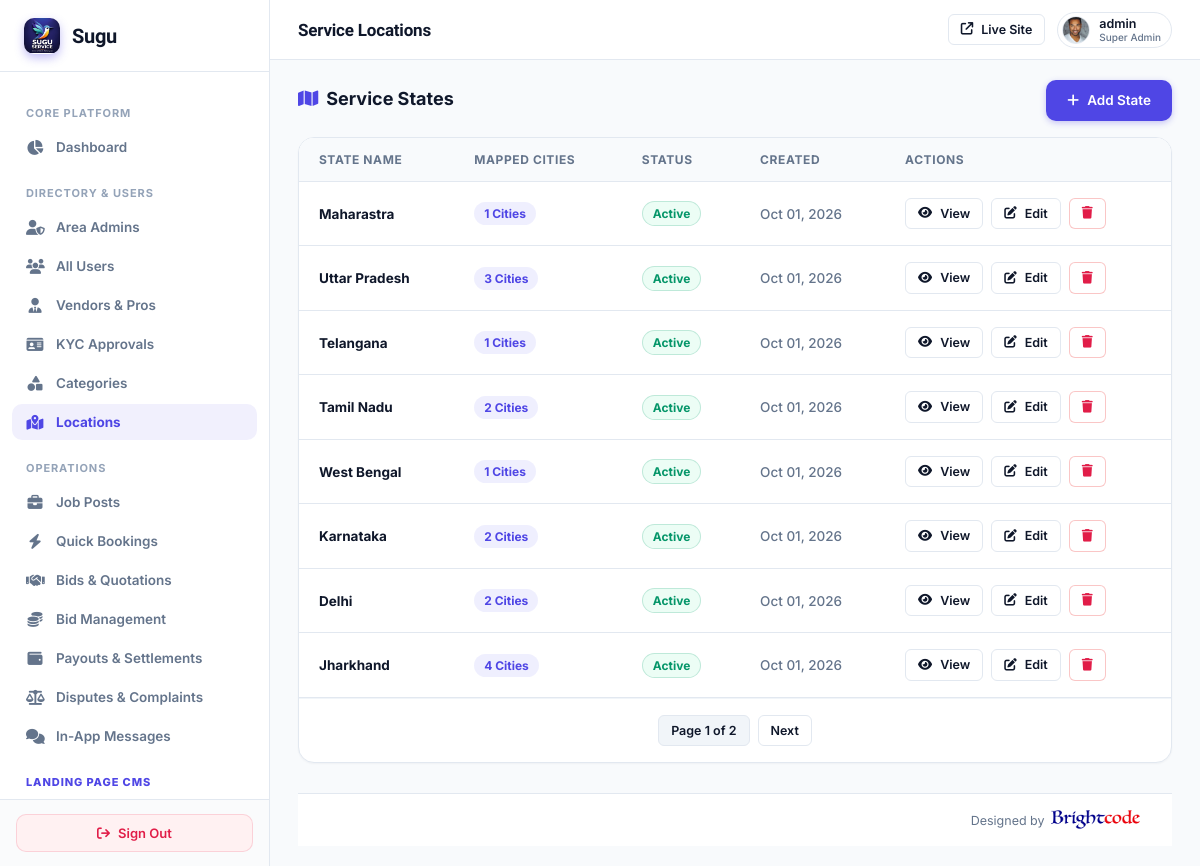
The app's page /super-admin/locations/ (signed in) with its own data.
### myapp/models.py (models this page shows, shortened)
class CustomUser(AbstractUser):
    ROLE_CHOICES = (
        ('ADMIN', 'Admin'),
        ('VENDOR', 'Vendor'),
        ('USER', 'User'),
    )
    role = models.CharField(max_length=20, choices=ROLE_CHOICES, default='USER')
    assigned_state = models.CharField(max_length=100, blank=True, null=True, help_text="Assigned State/Territory for Area Admin")
    assigned_city = models.CharField(max_length=100, blank=True, null=True, help_text="Assigned City (optional) for Area Admin")

class UserProfile(models.Model):
    user = models.OneToOneField(CustomUser, on_delete=models.CASCADE, related_name='user_profile')
    phone_number = models.CharField(max_length=20, blank=True, null=True)
    city = models.CharField(max_length=100, blank=True, null=True)
    state = models.CharField(max_length=100, blank=True, null=True)
    profile_image = models.ImageField(upload_to='user_profiles/', null=True, blank=True)

class State(models.Model):
    STATUS_CHOICES = (
        ('active', 'Active'),
        ('inactive', 'Inactive'),
    )
    name = models.CharField(max_length=100, unique=True)
    status = models.CharField(max_length=20, choices=STATUS_CHOICES, default='active')
    created_at = models.DateTimeField(default=timezone.now)

### myapp/super_admin_views.py (the view)
# urls.py: path('super-admin/locations/', super_admin_views.super_admin_locations, name='super_admin_locations'),
@sa_required
def super_admin_locations(request):
    loc_queryset = Location.objects.all().order_by('-created_at')
    state_queryset = State.objects.all().order_by('-created_at')
    loc_paginator = Paginator(loc_queryset, 8)
    loc_page = request.GET.get('loc_page', 1)
    try:
        locations = loc_paginator.page(loc_page)
    except (EmptyPage, PageNotAnInteger):
        locations = loc_paginator.page(1)
    state_paginator = Paginator(state_queryset, 8)
    state_page = request.GET.get('state_page', 1)
    try:
        states = state_paginator.page(state_page)
    except (EmptyPage, PageNotAnInteger):
        states = state_paginator.page(1)
    for st in states:
        st.state_cities = Location.objects.filter(state=st.name)
        st.cities_count = st.state_cities.count()
    context = {
        'states': states,
        'state_page': state_page,
        'total_states': state_paginator.count,
    }
    return render(request, 'superadmin/cms_locations.html', context)

### myapp/super_admin_views.py (called while the page is built)
def sa_required(view_func):
    from functools import wraps
    @wraps(view_func)
    def wrapper(request, *args, **kwargs):
        if not request.user.is_authenticated or not request.user.is_superuser:
            return redirect(f'{LOGIN_URL}?next={request.path}')
        return view_func(request, *args, **kwargs)
    return wrapper

### templates/superadmin/cms_locations.html (shortened to what this page needs)
{% extends 'superadmin/base.html' %}
{% block header_title %}Service Locations{% endblock %}
{% block content %}
<div style="margin-bottom: 16px; display: flex; justify-content: space-between; align-items: center; flex-wrap: wrap; gap: 14px;">
  <div>
    <h3 style="font-size: 18px; font-weight: 700; color: var(--text-main); margin: 0 0 4px;">
      <i class="fa-solid fa-map" style="color: var(--accent); margin-right: 8px;"></i>Service States
    </h3>
  </div>
  <a href="{% url 'super_admin_state_create' %}" class="btn btn-primary">
    <i class="fa-solid fa-plus"></i> Add State
  </a>
</div>
<div class="card" style="padding: 0; overflow: hidden; margin-bottom: 30px;">
  <div class="table-container" style="border: none; border-radius: 0; box-shadow: none;">
    <table>
      <thead>
        <tr>
          <th>State Name</th>
          <th>Mapped Cities</th>
          <th>Status</th>
          <th>Created</th>
          <th>Actions</th>
        </tr>
      </thead>
      <tbody>
        {% for st in states %}
        <tr>
          <td><strong>{{ st.name }}</strong></td>
          <td>
            <span class="badge" style="background: rgba(99, 102, 241, 0.1); color: var(--accent); font-weight: 700;">
              {{ st.cities_count|default:"0" }} Cities
            </span>
          </td>
          <td><span class="badge {% if st.status == 'active' %}active{% else %}inactive{% endif %}">{{ st.get_status_display }}</span></td>
          <td style="color: var(--text-muted);">{{ st.created_at|date:"M d, Y" }}</td>
          <td>
            <div style="display: flex; gap: 8px;">
              <button type="button" onclick="document.getElementById('city-{{ st.id }}').style.display = document.getElementById('city-{{ st.id }}').style.display === 'none' ? 'table-row' : 'none'" class="btn btn-outline btn-sm">
                <i class="fa-solid fa-eye"></i> View
              </button>
              <a href="{% url 'super_admin_state_edit' st.id %}" class="btn btn-outline btn-sm">
                <i class="fa-solid fa-pen-to-square"></i> Edit
              </a>
              <a href="{% url 'super_admin_state_delete' st.id %}" class="btn btn-outline btn-sm" style="border-color: rgba(239,68,68,0.3); color: var(--danger);" onclick="return confirm('Delete state?');">
                <i class="fa-solid fa-trash"></i>
              </a>
            </div>
          </td>
        </tr>
        {% empty %}
        <tr><td colspan="5" style="text-align: center; padding: 36px; color: var(--text-muted);">No states created yet.</td></tr>
        {% endfor %}
      </tbody>
    </table>
  </div>
  {% if states.has_other_pages %}
  <div style="padding: 16px; border-top: 1px solid #f1f5f9; display: flex; justify-content: center;">
    <div style="display: flex; gap: 8px;">
      <span class="btn btn-outline btn-sm" style="background: #f1f5f9; cursor: default;">Page {{ states.number }} of {{ states.paginator.num_pages }}</span>
      {% if states.has_next %}
      <a href="?state_page={{ states.next_page_number }}" class="btn btn-outline btn-sm">Next</a>
      {% endif %}
    </div>
  </div>
  {% endif %}
</div>
{% endblock %}

### templates/superadmin/base.html (shortened to what this page needs)
{% load static %}
<!DOCTYPE html>
<html lang="en">
<head>
  <link rel="stylesheet" href="https://cdnjs.cloudflare.com/ajax/libs/font-awesome/6.5.2/css/all.min.css">
</head>
<body>
  <aside class="sidebar">
    <a href="{% url 'super_admin_dashboard' %}" class="sidebar-brand">
      <div class="sidebar-brand-icon" style="background:transparent;padding:0;overflow:hidden;display:flex;align-items:center;justify-content:center;">
        <img src="{% static 'images/logo.png' %}" alt="Sugu" style="height:36px;width:auto;object-fit:contain;">
      </div>
      <span>Sugu</span>
    </a>
    <div class="sidebar-nav">
      <div class="nav-section">Core Platform</div>
      <a href="{% url 'super_admin_dashboard' %}" class="nav-item {% if request.path == '/super-admin/' %}active{% endif %}">
        <i class="fa-solid fa-chart-pie"></i>
        <span>Dashboard</span>
      </a>
      <div class="nav-section">Directory & Users</div>
      <a href="{% url 'super_admin_area_admins' %}" class="nav-item {% if 'area-admins' in request.path %}active{% endif %}">
        <i class="fa-solid fa-user-shield"></i>
        <span>Area Admins</span>
      </a>
      <a href="{% url 'super_admin_users' %}" class="nav-item {% if 'users' in request.path and 'area-admins' not in request.path and 'landing' not in request.path %}active{% endif %}">
        <i class="fa-solid fa-users"></i>
        <span>All Users</span>
      </a>
      <a href="{% url 'super_admin_vendors' %}" class="nav-item {% if 'vendors' in request.path %}active{% endif %}">
        <i class="fa-solid fa-user-tie"></i>
        <span>Vendors & Pros</span>
      </a>
      <a href="{% url 'super_admin_kyc' %}" class="nav-item {% if 'kyc' in request.path %}active{% endif %}">
        <i class="fa-solid fa-id-card"></i>
        <span>KYC Approvals</span>
      </a>
      <a href="{% url 'super_admin_categories' %}" class="nav-item {% if '/categories/' in request.path %}active{% endif %}">
        <i class="fa-solid fa-shapes"></i>
        <span>Categories</span>
      </a>
      <a href="{% url 'super_admin_locations' %}" class="nav-item {% if '/locations/' in request.path %}active{% endif %}">
        <i class="fa-solid fa-map-location-dot"></i>
        <span>Locations</span>
      </a>
      <div class="nav-section">Operations</div>
      <a href="{% url 'super_admin_jobs' %}" class="nav-item {% if 'jobs' in request.path and 'landing' not in request.path %}active{% endif %}">
        <i class="fa-solid fa-briefcase"></i>
        <span>Job Posts</span>
      </a>
      <a href="{% url 'super_admin_quick_services' %}" class="nav-item {% if '/super-admin/quick-services' in request.path and 'landing' not in request.path %}active{% endif %}">
        <i class="fa-solid fa-bolt"></i>
        <span>Quick Bookings</span>
      </a>
      <a href="{% url 'super_admin_bids' %}" class="nav-item {% if 'bids' in request.path and 'landing' not in request.path %}active{% endif %}">
        <i class="fa-solid fa-handshake"></i>
        <span>Bids & Quotations</span>
      </a>
      <a href="{% url 'super_admin_bid_plans' %}" class="nav-item {% if 'bid-plans' in request.path or 'subscriptions' in request.path %}active{% endif %}">
        <i class="fa-solid fa-coins"></i>
        <span>Bid Management</span>
      </a>
      <a href="{% url 'super_admin_payouts' %}" class="nav-item {% if 'payouts' in request.path %}active{% endif %}">
        <i class="fa-solid fa-wallet"></i>
        <span>Payouts &amp; Settlements</span>
      </a>
      <a href="{% url 'super_admin_disputes' %}" class="nav-item {% if 'disputes' in request.path %}active{% endif %}">
        <i class="fa-solid fa-scale-balanced"></i>
        <span>Disputes &amp; Complaints</span>
      </a>
      <a href="{% url 'super_admin_messages' %}" class="nav-item {% if 'messages' in request.path %}active{% endif %}">
        <i class="fa-solid fa-comments"></i>
        <span>In-App Messages</span>
      </a>
      <div class="nav-section" style="color: var(--accent); font-weight: 800;">Landing Page CMS</div>
      <a href="{% url 'super_admin_landing_quick_services' %}" class="nav-item {% if '/landing/quick-services' in request.path %}active{% endif %}">
      </a>
    </div>
    <div class="sidebar-footer">
      <a href="{% url 'logout' %}" class="btn-logout">
        <i class="fa-solid fa-arrow-right-from-bracket"></i>
        <span>Sign Out</span>
      </a>
    </div>
  </aside>
  <main class="main-area">
    <header class="header">
      <div class="header-title">
        {% block header_title %}Control Center{% endblock %}
      </div>
      <div class="header-actions">
        <a href="/" target="_blank" class="btn btn-outline btn-sm" title="Preview Public Site">
          <i class="fa-solid fa-arrow-up-right-from-square"></i>
          <span>Live Site</span>
        </a>
        <div class="admin-profile" style="display: flex; align-items: center; gap: 9px; padding: 3px 10px 3px 4px; background: #ffffff; border-radius: 20px; border: 1px solid #e2e8f0;">
          {% if request.user.user_profile.profile_image %}
            <img src="{{ request.user.user_profile.profile_image.url }}" alt="{{ request.user.username }}" style="width: 28px; height: 28px; border-radius: 50%; object-fit: cover; border: 1px solid #e2e8f0; flex-shrink: 0;">
          {% else %}
            <div class="avatar" style="width: 28px; height: 28px; font-size: 12px; background: #f1f5f9; color: #475569; border: 1px solid #e2e8f0;">
              {{ request.user.username|slice:":1"|upper }}
            </div>
          {% endif %}
          <div style="font-size: 12.5px; font-weight: 600; color: #0f172a; line-height: 1.2;">
            {{ request.user.username }}
            <span style="display: block; font-size: 10px; color: #64748b; font-weight: 500;">Super Admin</span>
          </div>
        </div>
      </div>
    </header>
    <div class="content-wrapper" style="display:flex; flex-direction:column; min-height:calc(100vh - 64px);">
      <div class="content-container" style="flex:1;">
        {% block content %}{% endblock %}
      </div>
      <footer class="superadmin-footer" style="padding:16px 32px; background:#ffffff; border-top:1px solid #e2e8f0; display:flex; justify-content:flex-end; align-items:center; font-size:12.5px; color:#64748b; margin-top:auto;">
        <div style="display:flex; align-items:center; gap:6px;">
          <span>Designed by</span>
          <a href="https://www.brightcodess.com/" target="_blank" rel="noopener noreferrer" style="display:inline-flex; align-items:center; text-decoration:none;">
            <img src="/static/assets/images/brightcode.png" alt="Brightcode" style="height:20px; vertical-align:middle; display:inline-block;" onerror="this.style.display='none'; this.nextElementSibling.style.display='inline';"><span style="display:none; color:#007bff; font-weight:600;">Brightcode</span>
          </a>
        </div>
      </footer>
    </div>
  </main>
</body>
</html>

### records on screen
CustomUser: user.user_profile.profile_image (picture), user.username "admin"
State: name "Maharastra", cities_count "1", status "Active", created_at "Oct 01, 2026"
State: name "Uttar Pradesh", cities_count "3", status "Active", created_at "Oct 01, 2026"
State: name "Telangana", cities_count "1", status "Active", created_at "Oct 01, 2026"
State: name "Tamil Nadu", cities_count "2", status "Active", created_at "Oct 01, 2026"
State: name "West Bengal", cities_count "1", status "Active", created_at "Oct 01, 2026"
State: name "Karnataka", cities_count "2", status "Active", created_at "Oct 01, 2026"
State: name "Delhi", cities_count "2", status "Active", created_at "Oct 01, 2026"
State: name "Jharkhand", cities_count "4", status "Active", created_at "Oct 01, 2026"

### other values on screen
{{ states.number }} "1"
{{ states.paginator.num_pages }} "2"
